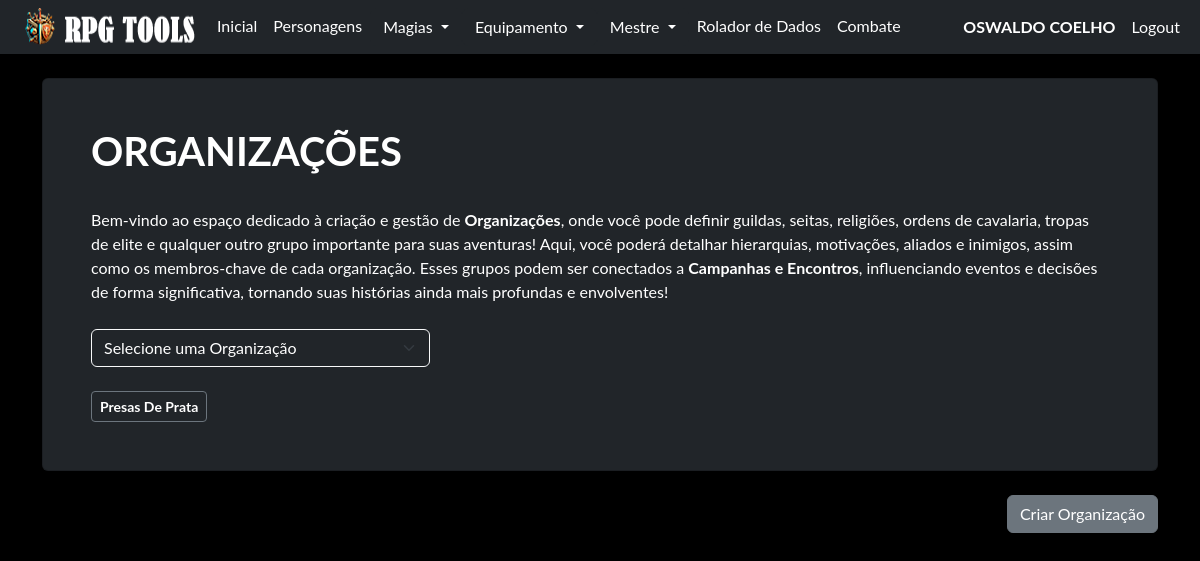
Screenshot of /mestre/organizacao (signed in) with the database file from the repository.
### model/user_model.py (models this page shows, shortened)
class User(db.Model, UserMixin):
    __tablename__ = "user"
    id = db.Column('id', db.Integer, primary_key=True)
    nome = db.Column('nome', db.String(150))
    sobrenome = db.Column('sobrenome', db.String(150))
    email = db.Column('email', db.String(50), unique=True)
    telefone = db.Column('telefone', db.String(15), unique=True, nullable=False)
    login = db.Column('login', db.String(50), unique=True, nullable=False)
    senha = db.Column('senha', db.String(550), nullable=False)
    tipo = db.Column('tipo', db.String(25), nullable=False, default="none")
    personagens = db.relationship("Personagem", foreign_keys=[Personagem.id_user], back_populates="user")

### model/organizacoes_model.py (models this page shows, shortened)
class Organizacoes(db.Model):
    __tablename__ = "organizacoes"
    id = db.Column(db.Integer, primary_key=True)
    id_user = db.Column(db.Integer, db.ForeignKey('user.id'))
    org = db.Column(db.JSON, nullable=False)
    @classmethod
    def org_userid(cls, id_user):
        return cls.query.filter_by(id_user=id_user).order_by(func.json_extract(cls.org, '$.nome')).all()

### routes/mestre.py (the view, shortened to what this page needs)
@blueprint_mestre.route('/organizacao', methods=['GET', 'POST'])
def index_organizacao():
    if request.method == 'GET':
        organiza = Organizacoes.org_userid(current_user.id)
        return render_template('organizacao.html', organiza=organiza)

### routes/login.py (called while the page is built)
@login_manager.user_loader
def get_user(id):
    return User.query.get(id)

### templates/organizacao.html (shortened to what this page needs)
{% extends 'base.html' %}
{% block conteudo %}
    {% if current_user.is_authenticated %}
    <div class="card shadow p-5 bg-dark text-white no-margin">
        <h1><b>ORGANIZAÇÕES</b></h1>
        <br>
        <p> Bem-vindo ao espaço dedicado à criação e gestão de <b>Organizações</b>, onde você pode definir guildas,
            seitas, religiões, ordens de cavalaria, tropas de elite e qualquer outro grupo importante para
            suas aventuras! Aqui, você poderá detalhar hierarquias, motivações, aliados e inimigos, assim como os
            membros-chave de cada organização. Esses grupos podem ser conectados a <b>Campanhas e Encontros</b>,
            influenciando eventos e decisões de forma significativa, tornando suas histórias ainda mais profundas e
            envolventes!</p>
        <br>
        <div class="col-md-4">
            <select id="organizacao-select" class="form-select bg-dark text-white border-light">
                <option value="" disabled selected>Selecione uma Organização</option>
            </select>
        </div>
        <br>
        <div class="d-flex flex-wrap gap-2">
            {% for org in organiza %}
            <div class="d-flex flex-wrap gap-2">
                <button type="button" class="btn btn-outline-secondary btn-sm" data-bs-toggle="modal" data-bs-target="#orgModal{{ org.id }}">
                    <strong class="text-white">{{ org.org['nome']|title }}</strong>
                </button>
            </div>
            {% endfor %}
        </div>
    </div>
    <br>
    <div class="row">
        <div class="col text-end">
            <button type="button" class="btn btn-secondary" data-bs-toggle="modal" data-bs-target="#criarorg">
                Criar Organização
              </button>
        </div>
    </div>
    {% endif %}
{% endblock %}

### templates/base.html (shortened to what this page needs)
<!doctype html>
<html lang="pt-BR">
  <head>
    <link rel="stylesheet" href="{{ url_for('static', filename='css/bootstrap.min.css') }}">
    <link rel="stylesheet" href="{{ url_for('static', filename='css/custom.css') }}">
  </head>
  <body class="bg-black font_rpg">
    <nav class="navbar navbar-expand-lg navbar bg-dark"  data-bs-theme="dark">
        <div class="container-fluid">
            <ul class="navbar-nav">
              <img src="/static/imagem/logo35.png"/>
              {% if current_user.is_authenticated %}
              <li class="nav-item"><a class="nav-link active mb-0 h1 text-white" href="/">Inicial</a> </li>
              <li class="nav-item"><a class="nav-link active mb-0 h1 text-white" href="/pj/">Personagens</a> </li>
              <li class="nav-item">
                <div class="dropdown">
                  <button class="btn btn-dark dropdown-toggle" type="button" data-bs-toggle="dropdown" aria-expanded="false">
                    Magias
                  </button>
                </div>
              </li>
              <li class="nav-item">
                <div class="dropdown">
                  <button class="btn btn-dark dropdown-toggle" type="button" data-bs-toggle="dropdown" aria-expanded="false">
                    Equipamento
                  </button>
                </div>
              </li>
              <li class="nav-item">
                <div class="dropdown">
                  <button class="btn btn-dark dropdown-toggle" type="button" data-bs-toggle="dropdown" aria-expanded="false">
                    Mestre
                  </button>
                </div>
              </li>
              <li class="nav-item"><a class="nav-link active mb-0 h1 text-white" href="/rolador/">Rolador de Dados</a> </li>
              <li class="nav-item"><a class="nav-link active mb-0 h1 text-white" href="#">Combate</a> </li>
              {% endif %}
            </ul>
              <ul class="navbar-nav ms-auto">
              {% if current_user.is_authenticated %}
                <li class="nav-item"><p class="nav-link active mb-0 h1 text-white"><b> {{current_user.nome}} {{current_user.sobrenome}}</b></p> </li>
                <li class="nav-item"><a class="nav-link active mb-0 h1 text-white" href="/logout">Logout</a> </li>
              {% else %}
                <li class="nav-item"><a class="nav-link active mb-0 h1 text-white" href="/login">Login</a> </li>
                <li class="nav-item"><a class="nav-link active mb-0 h1 text-white" href="/login/register">Register</a> </li>
              {% endif %}
              </ul>
        </div>
    </nav>
    <div class="container">
      <br>
        {% block conteudo %}
        {% endblock %}
        <br>
    </div>
  </body>

### static/css/custom.css (style rules this page uses)
.font_rpg { font-family: "Lato", "Helvetica Neue", Helvetica, Arial, sans-serif; }
.no-margin p { margin-top: 1px; margin-bottom: 1px; }
::placeholder { color: #adb5bd; opacity: 1; }

### rows the page displays
User: nome "OSWALDO", sobrenome "COELHO"
Organizacoes: org.nome "Presas De Prata"
